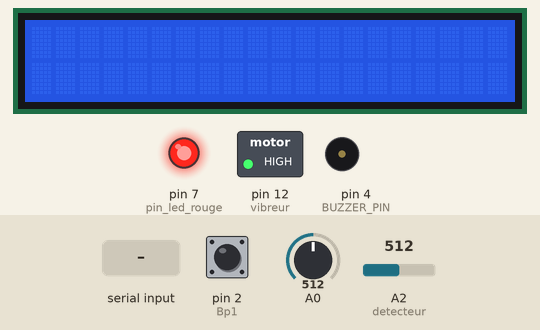
This sketch was run on a simulated Arduino Uno, built with avr-gcc and run on an emulated ATmega328P. Parts: 20×2 character LCD, switched loads named in the sketch (green lamp = pin HIGH), output pins drawn as LEDs (lit = HIGH), buzzer (waves = sounding, pin HIGH). The test bench sets the inputs (shaded band); at power-on: A2 (detecteur) = 512, pin 2 (Bp1) HIGH, A0 = 512. What the sketch prints to the serial monitor is not drawn.

Above: at 1.2 s.
1.3 s: A2 (detecteur) set to 258
4.2 s: A2 (detecteur) set to 234
At 4.9 s:
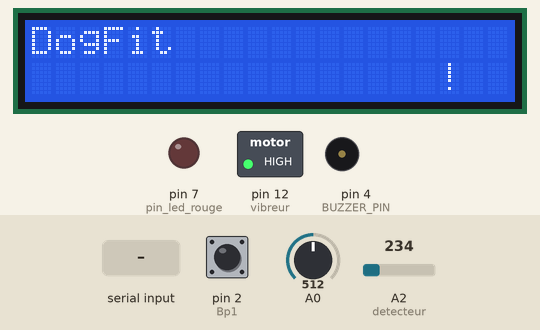
5.8 s: "Calm" received over Serial
At 8.0 s:
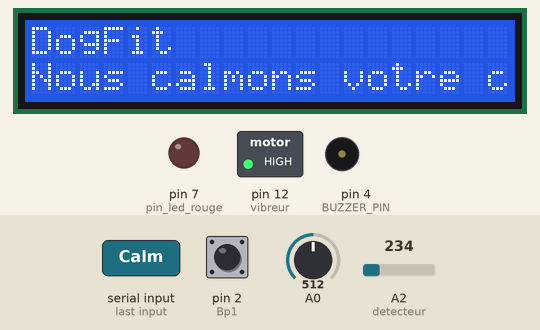
8.3 s: "Temp" received over Serial
At 9.9 s:
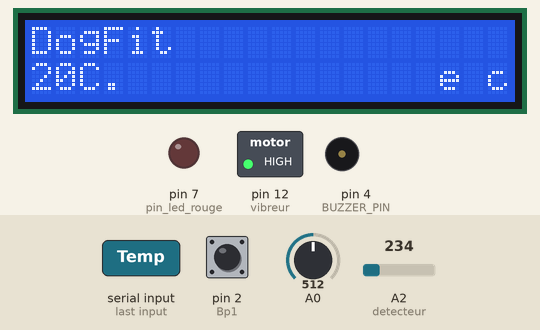
10.8 s: "Loc" received over Serial
At 13.0 s:
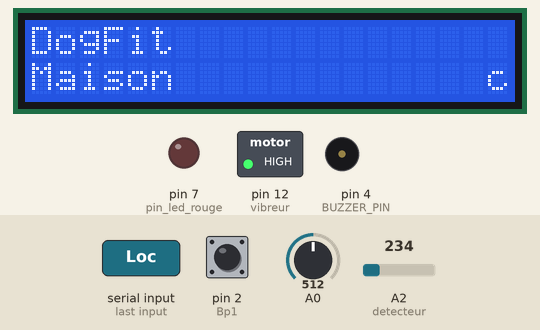
13.3 s: A2 (detecteur) set to 306
At 13.5 s:
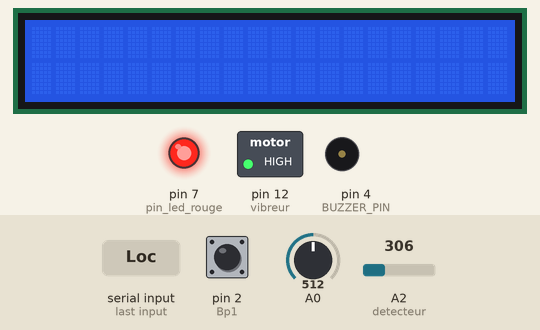
Timing chart, 0 to 16.3 s (numbered marks = the images above; inputs shaded):
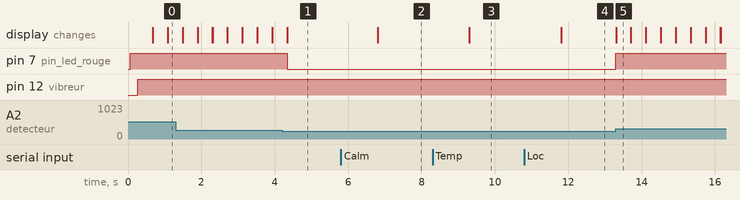

Measured:
- the behaviour switches between 250 and 249 on A2 (detecteur) (found by bisection; images 0 and 1)
- after the input at 4.2 s, pin 7 (pin_led_rouge): HIGH → LOW after 0.14 s; the display: first differs from a run without the input after 0.14 s (image 1)
- after the input at 5.8 s, the display: changes after 1.0 s (image 2)
- after the input at 8.3 s, the display: changes after 1.0 s (image 3)
- after the input at 10.8 s, the display: changes after 1.0 s (image 4)
- after the input at 13.3 s, pin 7 (pin_led_rouge): LOW → HIGH at once; the display: changes at once (image 5)
- what the display in image 5 shows lasts 0.4 s, from 13.3 s to 13.7 s

The sketch:

Dogfit.ino
```cpp
#include <LiquidCrystal.h>

// adresse du Buzzer (PIN)
int BUZZER_PIN = 4;
// adresse du BP1 (bouton poussoir 1)
int Bp1 = 2;
// variable de l'etat de l'appui sur le BP1
int appui_bp1 = 0;
// variable pour son
float demi_periode = (2.27e-3) * 1000000;
//temps du son en milliseconde
float temps = 500;
//variable de calcul du temps de fonctionnement du buzzer
float duree = 0;
float frequenc = 120;
// adresse du Vibreur (PIN)
int vibreur = 12;
// seuil de température fixer
int baselineTemp = 40;
//initialisation de variables
int celsius = 0;
String demande = "";
// adresse du capteur de gaz (PIN)
int detecteur = A2;
// seuil de gaz dans l'air fixer
int niveau_senseur = 250;
// adresse du led rouge (PIN)
int pin_led_rouge = 7;
bool gaz = false;
// adresse du lcd (PIN)
LiquidCrystal lcd(10, 9, 8, 6, 5, 3);

void setup() {
// Initialisation des composants
  pinMode(BUZZER_PIN, OUTPUT);
  pinMode(Bp1, INPUT);
  digitalWrite(Bp1, HIGH);
  pinMode(detecteur, INPUT);
  pinMode(pin_led_rouge, OUTPUT);
  pinMode(A0, INPUT);
  pinMode(vibreur, OUTPUT);

 // taille du serial
  Serial.begin(9600);

//initialisation de l'écran LCD et affichage du nom de l'application
  lcd.begin(20, 2);
  lcd.setCursor(0,0);
  lcd.print("DogFit");

}

void loop() {

// récupération de la valeur du détécteur
  int valeur_detecteur = analogRead(detecteur);
// Si la présence de gaz est supérieur au seuil fixer (niveau_senceur) on fait clignoter le led rouge et affiche un message sur l'écran LCD
  if (valeur_detecteur >= niveau_senseur) {
    digitalWrite(pin_led_rouge, HIGH);
    lcd.setCursor(0,1);
    lcd.print("Presence de gaz!!!   ");
    lcd.noDisplay();
  	delay(200);
  	lcd.display();
    gaz = true;

  }
  //sinon éteindre la led rouge et effacer le message sur l'écran LED
  else if (valeur_detecteur < niveau_senseur && gaz) {
    digitalWrite(pin_led_rouge, LOW);
    lcd.setCursor(0,1);
    lcd.print("                 ");
    gaz = false;
  }
// Récupération et calcul de la température en C°
  celsius = map(((analogRead(A0) - 20) * 3.04), 0, 1023, -40, 125);

// si la température est inférieure au seuil fixer à 40 le vibreur ne s'active pas sinon il s'active pour calmer le chien
  if (celsius < baselineTemp) {
    digitalWrite(vibreur, LOW);
  } else {
    digitalWrite(vibreur, HIGH);
  }

 // Récupération de l'état du bouton
  appui_bp1 = digitalRead(Bp1);
// si le bouton est appuyer on allume le buzzer le temps de la
  if (appui_bp1 == LOW) {
    duree = 0;
    float frequenc;
    while (duree < temps * 1000) {
      digitalWrite(BUZZER_PIN, HIGH);
      delayMicroseconds(demi_periode);
      digitalWrite(BUZZER_PIN, LOW);
      delayMicroseconds(demi_periode);
      duree = duree + 2 * demi_periode;
    }
  }
// commande sur le moniteur série
// vérification qu'une information à été prise en entrée
  if (Serial.available() > 0) {

    demande = Serial.readString();
    Serial.print("I received:");
    Serial.println(demande);
 // Action "Temp" affiche la température du chien

    if (demande == "Temp") {
      lcd.setCursor(0,1);
      lcd.print(celsius);
      lcd.setCursor(2,1);
      lcd.print("C.             ");
    }
// Action "Loc" envoie la localisation du chien

    else if (demande == "Loc") {
      lcd.setCursor(0,1);
      lcd.print("Maison            ");
    }
// Action "Calm" Active le vibreur pour calmer le chien

    else if (demande == "Calm") {
      lcd.setCursor(0,1);
      digitalWrite(vibreur, HIGH);
      delayMicroseconds(demi_periode);
      digitalWrite(vibreur, LOW);
      lcd.print("Nous calmons votre chien");

    }
  }
}
```
